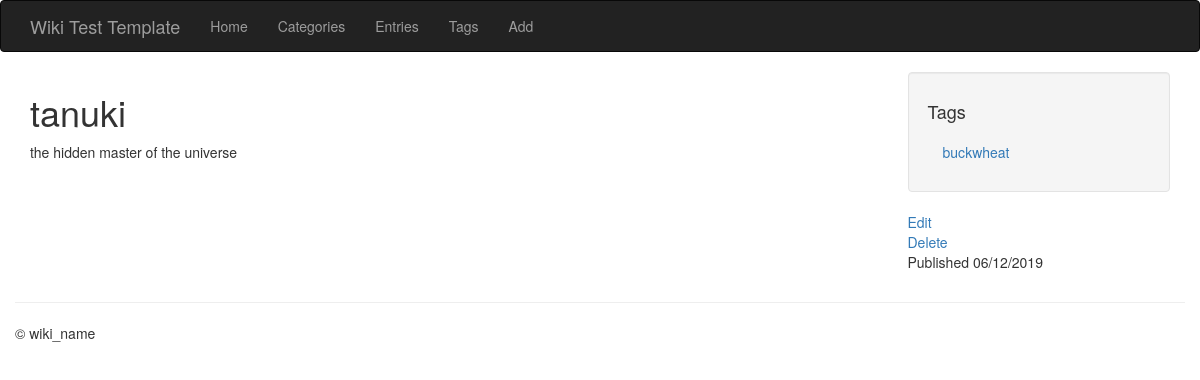
Screenshot of /entries/tanuki/ with the database file from the repository.
### models.py (models this page shows, shortened)
class Entry(db.Model):
    STATUS_PUBLIC = 0
    STATUS_DRAFT = 1
    STATUS_DELETED = 2
    id = db.Column(db.Integer, primary_key=True)
    title = db.Column(db.String(100))
    slug = db.Column(db.String(100), unique=True)
    body = db.Column(db.Text)
    author = db.Column(db.String(100))
    status = db.Column(db.SmallInteger, default=STATUS_PUBLIC)
    created_timestamp = db.Column(db.DateTime, default = datetime.datetime.now)
    modified_timestamp = db.Column(db.DateTime,
    default = datetime.datetime.now,
    onupdate = datetime.datetime.now)
    tags = db.relationship('Tag', secondary = entry_tags,
            backref = db.backref('entries', lazy='dynamic'))
    categories = db.relationship('Category', secondary = entry_categories,
            backref = db.backref('entries', lazy='dynamic'))

class Tag(db.Model):
    id = db.Column(db.Integer, primary_key = True)
    name = db.Column(db.String(64))
    slug = db.Column(db.String(64), unique = True)

### entries/blueprint.py (the view)
@entries.route('/<slug>/')
def detail(slug):
    entry = Entry.query.filter(Entry.slug == slug).first_or_404()
    return render_template('entries/detail.html', entry=entry)

### entries/templates/entries/detail.html
{% extends "base.html" %}
{% block content_title %}{{ entry.title }}{% endblock %}
{% block sidebar %}
    <ul class="well nav nav-list">
        <li><h4>Tags</h4></li>
        {% for tag in entry.tags %}
            <li><a href="{{ url_for('entries.tag_detail', slug=tag.slug) }}">{{ tag.name }}</a></li>
        {% endfor %}
    </ul>
    <a href="{{ url_for('entries.edit', slug=entry.slug) }}">Edit</a>
    <br>
    <a href="{{ url_for('entries.delete', slug=entry.slug) }}">Delete</a>
    <p>Published {{ entry.created_timestamp.strftime('%m/%d/%Y')}}</p>
{% endblock %}
{% block content %}
    {{ entry.body }}
{% endblock %}

### rows the page displays
Entry: title "tanuki", body "the hidden master of the universe", created_timestamp "06/12/2019"
Tag: name "buckwheat"
